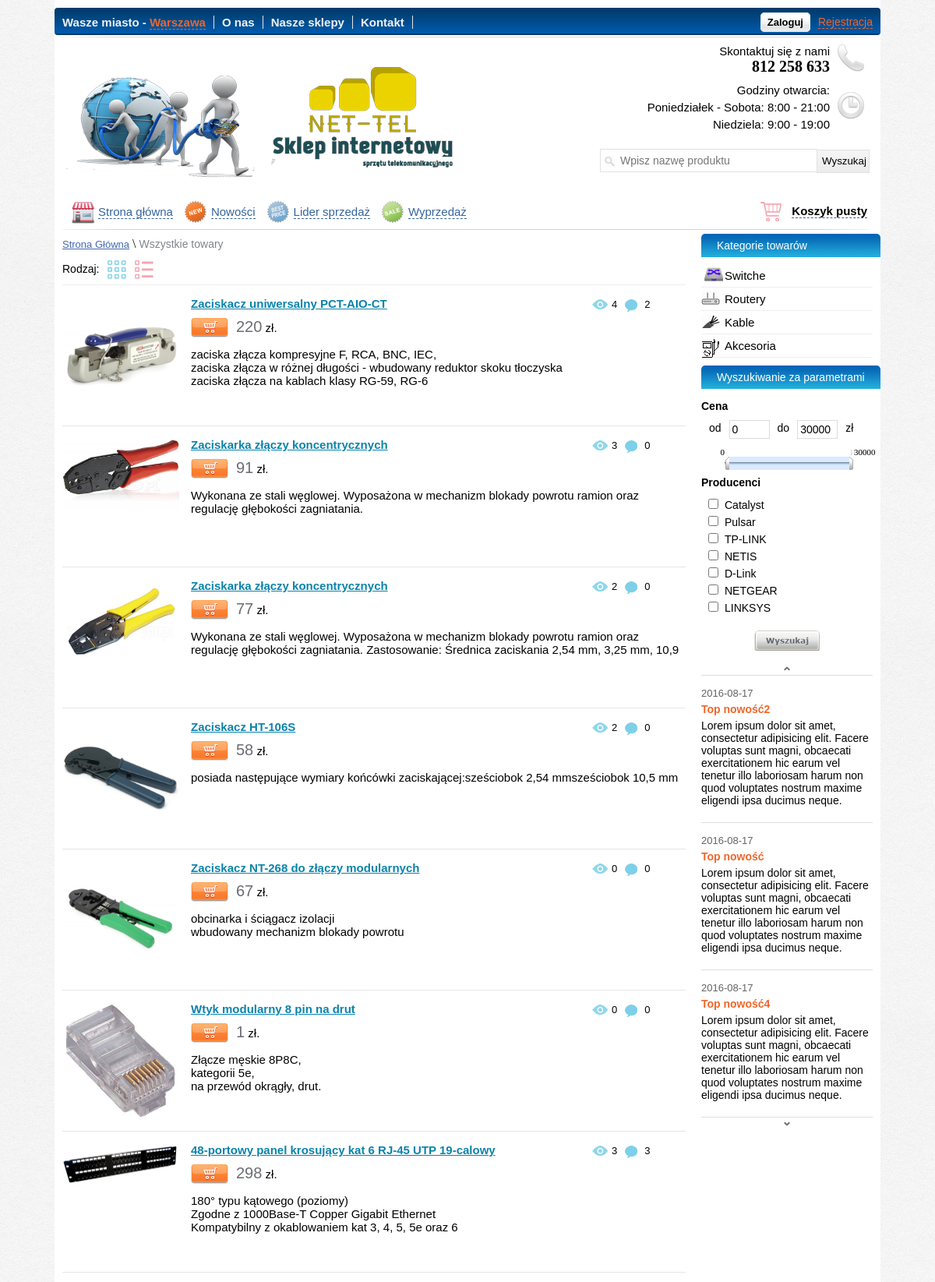
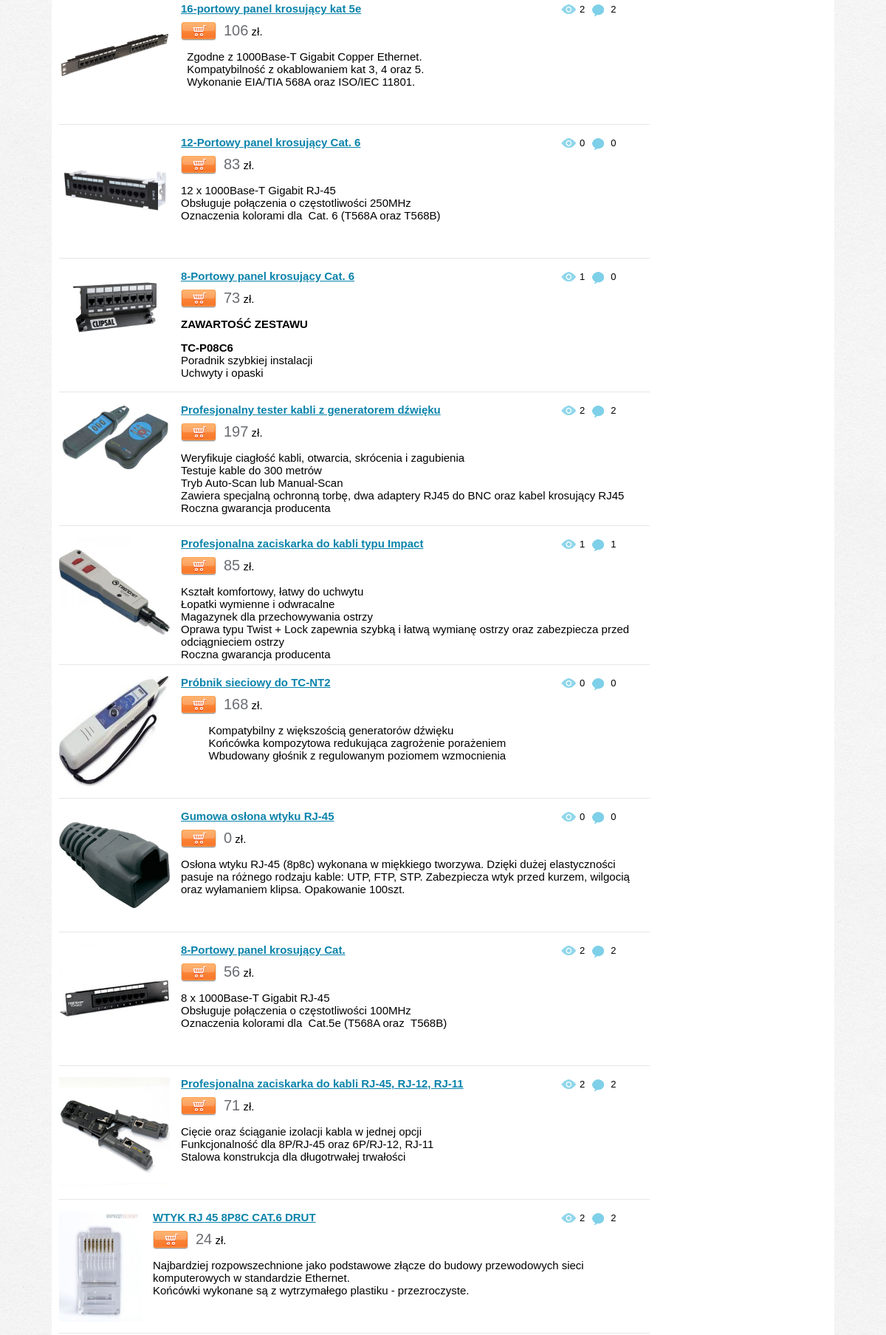
Page /search_filter.php (upper part) on the committed database (2 pictures, top to bottom).
### tables this page shows
CREATE TABLE IF NOT EXISTS `category` (
  `id` int(11) NOT NULL,
  `type` varchar(20) NOT NULL,
  `model` varchar(50) NOT NULL
);

CREATE TABLE IF NOT EXISTS `news` (
  `id` int(11) NOT NULL,
  `title` varchar(255) NOT NULL,
  `text` text NOT NULL,
  `date` date NOT NULL
);

CREATE TABLE IF NOT EXISTS `table_products` (
  `products_id` int(11) NOT NULL,
  `title` varchar(255) NOT NULL,
  `price` int(11) NOT NULL,
  `model` varchar(255) NOT NULL,
  `seo_words` text NOT NULL,
  `seo_description` text NOT NULL,
  `mini_description` text NOT NULL,
  `image` varchar(255) NOT NULL,
  `description` text NOT NULL,
  `mini_features` text NOT NULL,
  `features` text NOT NULL,
  `datetime` datetime NOT NULL,
  `new` int(11) NOT NULL DEFAULT '0',
  `leader` int(11) NOT NULL DEFAULT '0',
  `sale` int(11) NOT NULL DEFAULT '0',
  `visible` int(11) DEFAULT '0',
  `count` int(11) NOT NULL DEFAULT '0',
  `type_product` varchar(255) NOT NULL,
  `model_id` int(11) NOT NULL,
  `yes_like` int(11) NOT NULL DEFAULT '1'
);

### search_filter.php (the view, shortened to what this page needs)
<?php
include "functions/functions.php";
$type = clear_string($link, $_GET["type"]);
?>
<!DOCTYPE html PUBLIC "-//W3C//DTD XHTML 1.0 Transitional//EN" "http://www.w3.org/TR/xhtml1/DTD/xhtml1-transitional.dtd">
<html xmlns="http://www.w3.org/1999/xhtml" xml:lang="pl" lang="pl">
<head>
    <link href="css/reset.css" rel="stylesheet" type="text/css" />
    <link href="css/style.css" rel="stylesheet" type="text/css" />
    <link href="trackbar/trackbar.css" rel="stylesheet" type="text/css" />
</head>
<body>
<div id="block-body">
<?php
include "include/block-header.php";
?>
<div id="block-right">
<?php
include "include/block-category.php";
include "include/block-parameter.php";
include "include/block-news.php";
?>
</div>
<div id="block-content">
<?php
$result = mysqli_query($link, "SELECT * FROM table_products WHERE visible='1' $query_model $query_price ORDER BY products_id DESC");
if (mysqli_num_rows($result) > 0) {
    $row = mysqli_fetch_array($result);
    echo '
 <div id="block-sorting">
<p id="nav-breadcrumbs"><a href="index.php" >Strona Główna</a> \ <span>Wszystkie towary</span></p>
<ul id="options-list">
<li>Rodzaj: </li>
<li><img id="style-grid" src="/images/icon-grid.png" /></li>
<li><img id="style-list" src="/images/icon-list.png" /></li>
<li><a id="select-sort">' . $sort_name . '</a>
<ul id="sorting-list">
<li><a href="view_cat.php?' . $catlink . 'type=' . $type . '&sort=price-asc" >Od tanich do drogich</a></li>
<li><a href="view_cat.php?' . $catlink . 'type=' . $type . '&sort=price-desc" >Od drogich do tanich</a></li>
<li><a href="view_cat.php?' . $catlink . 'type=' . $type . '&sort=popular" >Popularne</a></li>
<li><a href="view_cat.php?' . $catlink . 'type=' . $type . '&sort=news" >Nowości</a></li>
<li><a href="view_cat.php?' . $catlink . 'type=' . $type . '&sort=model" >Od A do Z</a></li>
</ul>
</li>
</ul>
</div>
 <ul id="block-tovar-grid" >
 ';
    do {
        if ($row["image"] != "" && file_exists("./upload_images/" . $row["image"])) {
            $img_path             = './upload_images/' . $row["image"];
            $max_width            = 200;
            $max_height           = 200;
            list($width, $height) = getimagesize($img_path);
            $ratioh               = $max_height / $height;
            $ratiow               = $max_width / $width;
            $ratio                = min($ratioh, $ratiow);
            $width                = intval($ratio * $width);
            $height               = intval($ratio * $height);
        } else {
            $img_path = "/images/no-image.png";
            $width    = 110;
            $height   = 200;
        }
    } while ($row = mysqli_fetch_array($result));
    ?>
</ul>
<ul id="block-towar-list" >
<?php
    $result = mysqli_query($link, "SELECT * FROM table_products WHERE visible='1' $query_model $query_price ORDER BY products_id DESC");
    if (mysqli_num_rows($result) > 0) {
        $row = mysqli_fetch_array($result);
        do {
            if ($row["image"] != "" && file_exists("./upload_images/" . $row["image"])) {
                $img_path             = './upload_images/' . $row["image"];
                $max_width            = 150;
                $max_height           = 150;
                list($width, $height) = getimagesize($img_path);
                $ratioh               = $max_height / $height;
                $ratiow               = $max_width / $width;
                $ratio                = min($ratioh, $ratiow);
                $width                = intval($ratio * $width);
                $height               = intval($ratio * $height);
            } else {
                $img_path = "/images/noimages80x70.png";
                $width    = 80;
                $height   = 70;
            }
              $query_reviews = mysqli_query($link, "SELECT * FROM table_reviews WHERE products_id ='{$row["products_id"]}' AND moderat='1' ORDER BY reviews_id DESC");
            $count_reviews = mysqli_num_rows($query_reviews);
            echo '
  <li>
  <div class="block-images-list" >
  <img src="' . $img_path . '" width="' . $width . '" height="' . $height . '" />
  </div>
  <ul class="reviews-and-counts-list">
  <li><img src="/images/eye-icon.png" /><p>' . $row["count"] . '</p></li>
  <li><img src="/images/comment-icon.png" /><p>' . $count_reviews . '</p></li>
  </ul>
  <p class="style-title-list" ><a href="view_content.php?id='.$row["products_id"].'" >'.$row["title"].'</a></p>
  <a class="add-cart-style-list"  tid="'.$row["products_id"].'"></a>
  <p class="style-price-list" ><strong>' . $row["price"] . '</strong> zł.</p>
  <div class="style-text-list" >
  ' . $row["mini_description"] . '
  </div>
  </li>
  ';
        } while ($row = mysqli_fetch_array($result));
    }
} else {
    echo '<h3>Kategoria nie jest dostępna lub nie istnieje!</3>';
}
?>
</ul>
</div>
</div>
</body>
</html>

### include/block-parameter.php (shortened to what this page needs)
<div id="block-parameter">
<p class="header-title" >Wyszukiwanie za parametrami</p>
<p class="title-filter">Cena</p>
<form method="GET" action="search_filter.php">
<div id="block-input-price">
<ul>
<li><p>od</p></li>
<li><input type="text" id="start-price" name="start_price" value="1" /></li>
<li><p>do</p></li>
<li><input type="text" id="end-price" name="end_price" value="3000" /></li>
<li><p>zł</p></li>
</ul>
</div>
<div id="blocktrackbar"></div>
<p class="title-filter">Producenci</p>
<ul class="checkbox-model" >
<?php
$result = mysqli_query($link, "SELECT * FROM category WHERE type='switch'");
 If (mysqli_num_rows($result) > 0)
{
$row = mysqli_fetch_array($result);
 do
 {
 $checked_model = "";
  echo '
<li><input '.$checked_model.' type="checkbox" name="model[]" value="'.$row["id"].'" id="checkbrend'.$row["id"].'" /><label for="checkbrend'.$row["id"].'">'.$row["model"].'</label></li>
  ';
 }
  while ($row = mysqli_fetch_array($result));
}
?>
</ul>
<center><input type="submit" name="submit" id="button-param-search" value=" " /></center>
</form>
</div>

### include/block-news.php (shortened to what this page needs)
<div id="block-news">
<center><img id="news-prev" src="/images/img-prev.png" /></center>
<div id="newsticker">
<ul>
<?php
	 $result = mysqli_query($link, "SELECT * FROM news ORDER BY id DESC");
If (mysqli_num_rows($result) > 0)
{
$row = mysqli_fetch_array($result);
 do
{
echo '
<li>
<span>'.$row["date"].'</span>
<a href="" >'.$row["title"].'</a>
<p>'.$row["text"].'</p>
</li>
';
}
 while ($row = mysqli_fetch_array($result));
}
?>
</ul>
</div>
<center><img id="news-next" src="/images/img-next.png" /></center>
</div>

### css/style.css (style rules this page uses)
html { z-index:0; background: url(/images/pat_try.jpg); }
#block-body { width: 1040px; height: auto; margin: 0 auto; z-index:1; background: white; padding: 10px; }
#block-right { width: 220px; height: auto; float: right; }
#block-content { width: 800px; height: 1400px; }
.header-title { width: 210px; font: 14px sans-serif; margin-top: 0px; padding-left: 20px; padding-top: 7px; padding-bottom: 7px; color: white; background: url(/images/grd-title.png); border-radius: 5px 5px 0 0; -webkit-border-radius: 5px 5px 0 0; -moz-border-radius: 5px 5px 0 0; }
#block-parameter { width: 220px; margin-top: 10px; height: auto; }
.title-filter { font: bold 14px sans-serif; margin-top: 0px; margin-bottom: 10px; }
#block-input-price li { float: left; margin-left: 10px; }
#block-input-price input { width: 45px; height: 20px; font: 14px sans-serif; border: 1px solid #DCDCDC; padding-left: 3px; }
#block-input-price p { font: 14px sans-serif; float: left; margin-top: 0px; padding-top: 2px; }
#blocktrackbar { width: 220px; height: 35px; margin-top: 20px; padding-top: 5px; clear: both; }
.checkbox-model li { font: 14px sans-serif; margin-left: 5px; margin-top: 3px; }
.checkbox-model input { margin-right: 8px; }
#button-param-search { width: 84px; height: 27px; background: url(/images/button-search-norm.png); margin-top: 20px; border: none; cursor: pointer; }
#block-news { width: 220px; height: auto; margin-top: 15px; margin-bottom: 15px; }
#newsticker { width: 220px; border-top: 1px solid #DDDDDD; }
#newsticker p { font: 14px sans-serif; margin-top: 5px; margin-bottom: 5px; }
#newsticker li { border-bottom: 1px solid #DDDDDD; padding-top: 15px; padding-bottom: 15px; }
#newsticker a { color: #EF662B; font: bold 14px sans-serif; text-decoration: none; }
#newsticker span { font: 13px sans-serif; padding-bottom: 5px; color: #636363; display: block; }
#news-prev { margin-top: 5px; margin-bottom: 5px; cursor: pointer; }
#news-next { margin-top: 5px; margin-bottom: 5px; cursor: pointer; }
#nav-breadcrumbs { margin-top: 5px; }
#nav-breadcrumbs a { font: 13px sans-serif; color: #4268B1; }
#nav-breadcrumbs span { color: #7F868E; font: 14px sans-serif; }
#block-sorting { height: 60px; border-bottom: 1px solid #EEEEEE; }
#options-list > li { float: left; margin-left: 10px; font: 14px sans-serif; }
#options-list img { margin-top: -4px; cursor: pointer; }
#options-list { margin-left: -10px; }
.block-images-list { float: left; margin-right: 15px; min-height: 160px; height: auto; }
#block-towar-list { display: none; }
#block-towar-list > li { border-bottom: 1px solid #E6E6E6; min-height: 160px; height: auto; margin-top: 15px; padding-bottom: 5px; }
.reviews-and-counts-list { position: absolute; margin-left: 670px; }
.reviews-and-counts-list > li { float: left; margin-left: 10px; margin-top: 3px; }
.reviews-and-counts-list > li > p { margin-left: 25px; margin-top: -1px; font: 13px sans-serif; }
.reviews-and-counts-list > li > img { position: absolute; }
.style-title-list { margin-top: 0; margin-bottom: 0; }
.style-title-list a { font: bold 15px sans-serif; color: #0A83AB; text-decoration: underline; }
.add-cart-style-list { width: 48px; height: 25px; display: block; cursor: pointer; float: left; margin-top: 10px; margin-right: 10px; background: url(/images/add-cart-norm.png); }
.style-price-list { font: 15px sans-serif; margin-top: 10px; }
.style-price-list > strong { font: 20px sans-serif; color: #6B6D73; }
.style-text-list { font: 15px sans-serif; margin: 0; }

### rows in the picture
category: model "Catalyst"
category: model "Pulsar"
category: model "TP-LINK"
category: model "NETIS"
category: model "D-Link"
category: model "NETGEAR"
category: model "LINKSYS"
news: date "2016-08-17", title "Top nowość4", text "Lorem ipsum dolor sit amet, consectetur adipisicing elit. Facere voluptas sunt magni, obcaecati exercitationem hic earum vel tenetur illo laboriosam harum non quod voluptates nostrum maxime eligendi ipsa ducimus neque."
news: date "2016-08-17", title "Top nowość2", text "Lorem ipsum dolor sit amet, consectetur adipisicing elit. Facere voluptas sunt magni, obcaecati exercitationem hic earum vel tenetur illo laboriosam harum non quod voluptates nostrum maxime eligendi ipsa ducimus neque."
news: date "2016-08-17", title "Top nowość", text "Lorem ipsum dolor sit amet, consectetur adipisicing elit. Facere voluptas sunt magni, obcaecati exercitationem hic earum vel tenetur illo laboriosam harum non quod voluptates nostrum maxime eligendi ipsa ducimus neque."
table_products: image (picture), count "4", count_reviews "2", title "Zaciskacz uniwersalny PCT-AIO-CT", price "220", mini_description "zaciska złącza kompresyjne F, RCA, BNC, IEC, zaciska złącza w różnej długości - wbudowany reduktor skoku tłoczyska zaciska złącza na kablach klasy RG-59, RG-6"
table_products: image (picture), count "3", count_reviews "0", title "Zaciskarka złączy koncentrycznych", price "91", mini_description "Wykonana ze stali węglowej. Wyposażona w mechanizm blokady powrotu ramion oraz regulację głębokości zagniatania."
table_products: image (picture), count "2", count_reviews "0", title "Zaciskarka złączy koncentrycznych", price "77", mini_description "Wykonana ze stali węglowej. Wyposażona w mechanizm blokady powrotu ramion oraz regulację głębokości zagniatania. Zastosowanie: Średnica zaciskania 2,54 mm, 3,25 mm, 10,9"
table_products: image (picture), count "2", count_reviews "0", title "Zaciskacz HT-106S", price "58", mini_description "posiada następujące wymiary końcówki zaciskającej:sześciobok 2,54 mmsześciobok 10,5 mm"
table_products: image (picture), count "0", count_reviews "0", title "Zaciskacz NT-268 do złączy modularnych", price "67", mini_description "obcinarka i ściągacz izolacji wbudowany mechanizm blokady powrotu"
table_products: image (picture), count "0", count_reviews "0", title "Wtyk modularny 8 pin na drut", price "1", mini_description "Złącze męskie 8P8C, kategorii 5e, na przewód okrągły, drut."
table_products: image (picture), count "3", count_reviews "3", title "48-portowy panel krosujący kat 6 RJ-45 UTP 19-calowy", price "298", mini_description "180° typu kątowego (poziomy) Zgodne z 1000Base-T Copper Gigabit Ethernet Kompatybilny z okablowaniem kat 3, 4, 5, 5e oraz 6"
table_products: image (picture), count "2", count_reviews "2", title "16-portowy panel krosujący kat 5e", price "106", mini_description "Zgodne z 1000Base-T Gigabit Copper Ethernet. Kompatybilność z okablowaniem kat 3, 4 oraz 5. Wykonanie EIA/TIA 568A oraz ISO/IEC 11801."
table_products: image (picture), count "0", count_reviews "0", title "12-Portowy panel krosujący Cat. 6", price "83", mini_description "12 x 1000Base-T Gigabit RJ-45 Obsługuje połączenia o częstotliwości 250MHz Oznaczenia kolorami dla Cat. 6 (T568A oraz T568B)"
table_products: image (picture), count "1", count_reviews "0", title "8-Portowy panel krosujący Cat. 6", price "73", mini_description "ZAWARTOŚĆ ZESTAWU TC-P08C6 Poradnik szybkiej instalacji Uchwyty i opaski"
table_products: image (picture), count "2", count_reviews "2", title "Profesjonalny tester kabli z generatorem dźwięku", price "197", mini_description "Weryfikuje ciagłość kabli, otwarcia, skrócenia i zagubienia Testuje kable do 300 metrów Tryb Auto-Scan lub Manual-Scan Zawiera specjalną ochronną torbę, dwa adaptery RJ45 do BNC oraz kabel krosujący RJ45 Roczna gwarancja producenta"
table_products: image (picture), count "1", count_reviews "1", title "Profesjonalna zaciskarka do kabli typu Impact", price "85", mini_description "Kształt komfortowy, łatwy do uchwytu Łopatki wymienne i odwracalne Magazynek dla przechowywania ostrzy Oprawa typu Twist + Lock zapewnia szybką i łatwą wymianę ostrzy oraz zabezpiecza przed odciągnieciem ostrzy Roczna gwarancja producenta"
table_products: image (picture), count "0", count_reviews "0", title "Próbnik sieciowy do TC-NT2", price "168", mini_description "Kompatybilny z większością generatorów dźwięku Końcówka kompozytowa redukująca zagrożenie porażeniem Wbudowany głośnik z regulowanym poziomem wzmocnienia"
table_products: image (picture), count "0", count_reviews "0", title "Gumowa osłona wtyku RJ-45", price "0", mini_description "Osłona wtyku RJ-45 (8p8c) wykonana w miękkiego tworzywa. Dzięki dużej elastyczności pasuje na różnego rodzaju kable: UTP, FTP, STP. Zabezpiecza wtyk przed kurzem, wilgocią oraz wyłamaniem klipsa. Opakowanie 100szt."
table_products: image (picture), count "2", count_reviews "2", title "8-Portowy panel krosujący Cat.", price "56", mini_description "8 x 1000Base-T Gigabit RJ-45 Obsługuje połączenia o częstotliwości 100MHz Oznaczenia kolorami dla Cat.5e (T568A oraz T568B)"
table_products: image (picture), count "2", count_reviews "2", title "Profesjonalna zaciskarka do kabli RJ-45, RJ-12, RJ-11", price "71", mini_description "Cięcie oraz ściąganie izolacji kabla w jednej opcji Funkcjonalność dla 8P/RJ-45 oraz 6P/RJ-12, RJ-11 Stalowa konstrukcja dla długotrwałej trwałości"
table_products: image (picture), count "2", count_reviews "2", title "WTYK RJ 45 8P8C CAT.6 DRUT", price "24", mini_description "Najbardziej rozpowszechnione jako podstawowe złącze do budowy przewodowych sieci komputerowych w standardzie Ethernet. Końcówki wykonane są z wytrzymałego plastiku - przezroczyste."
